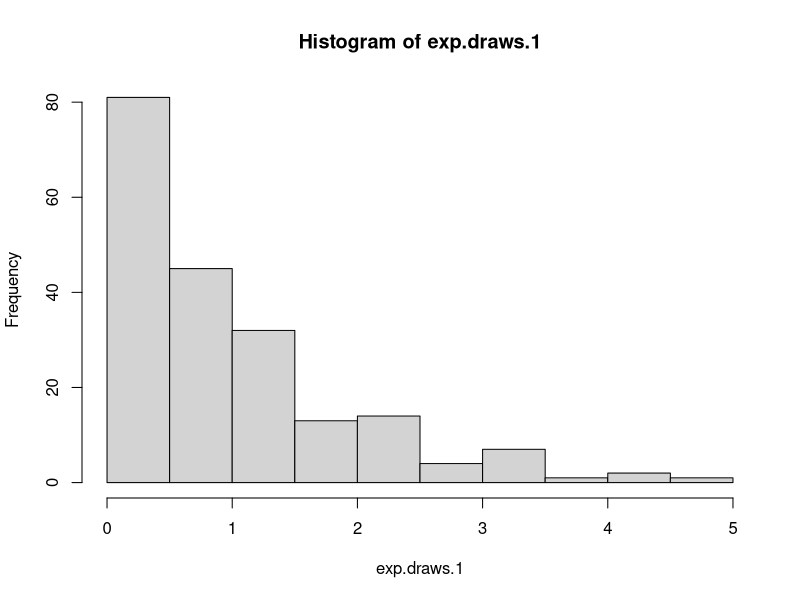
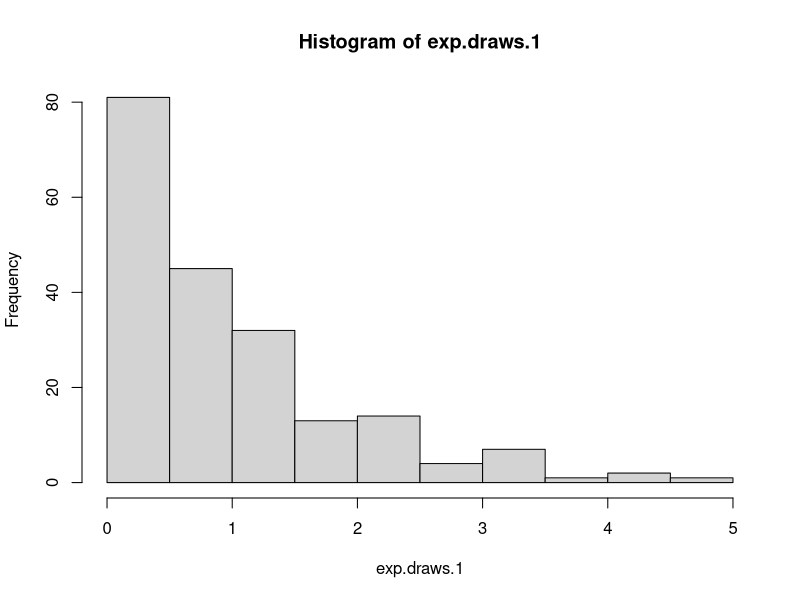
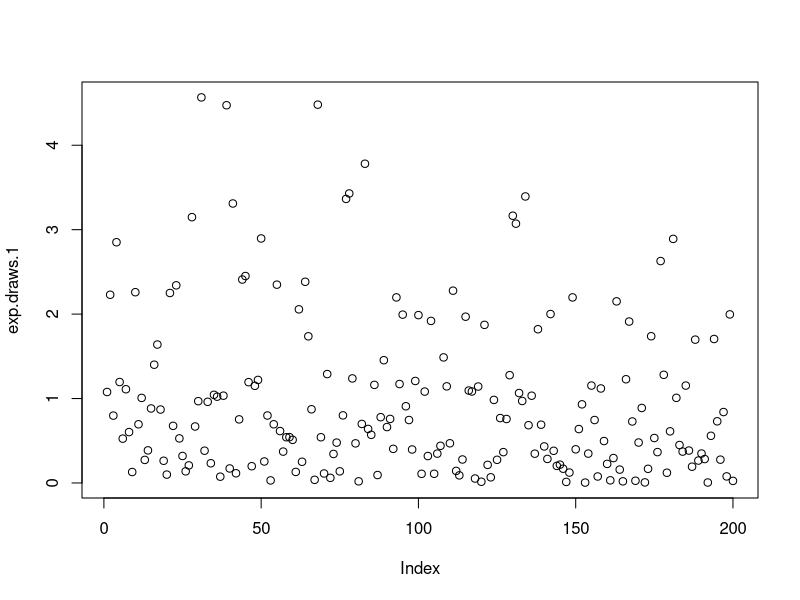
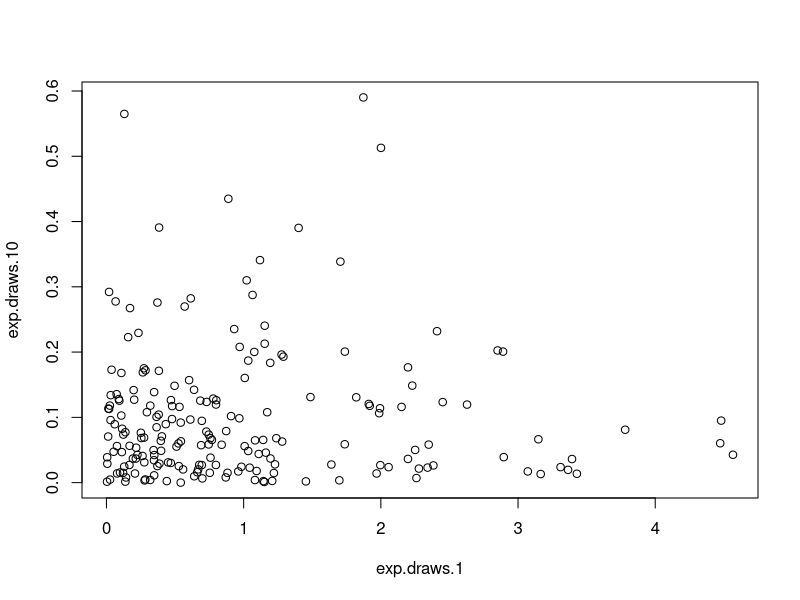
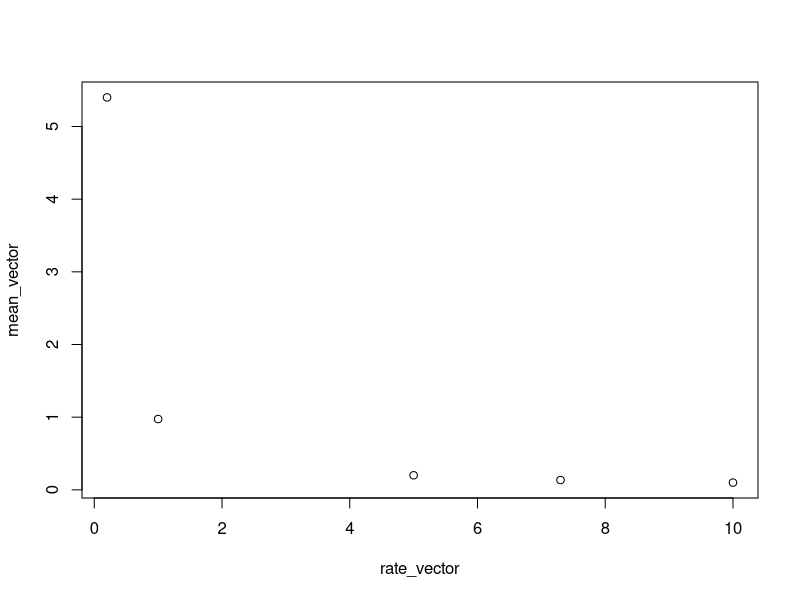
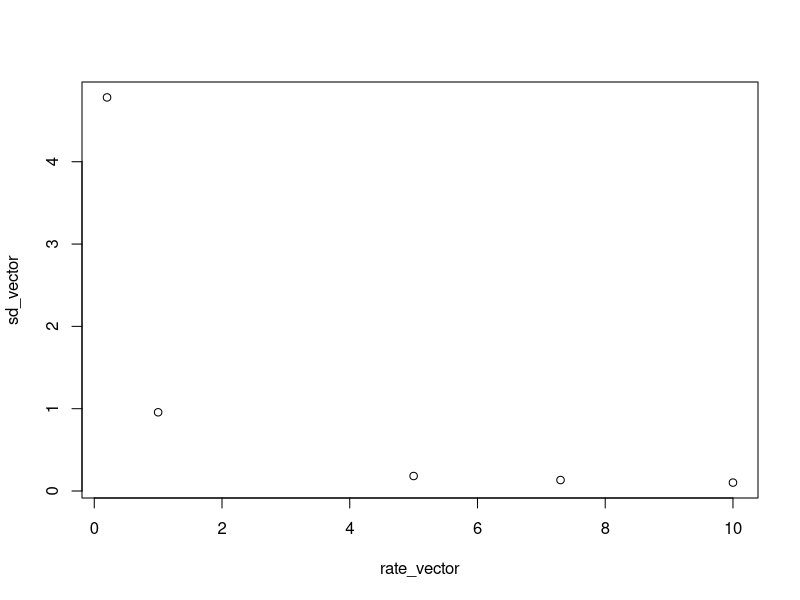
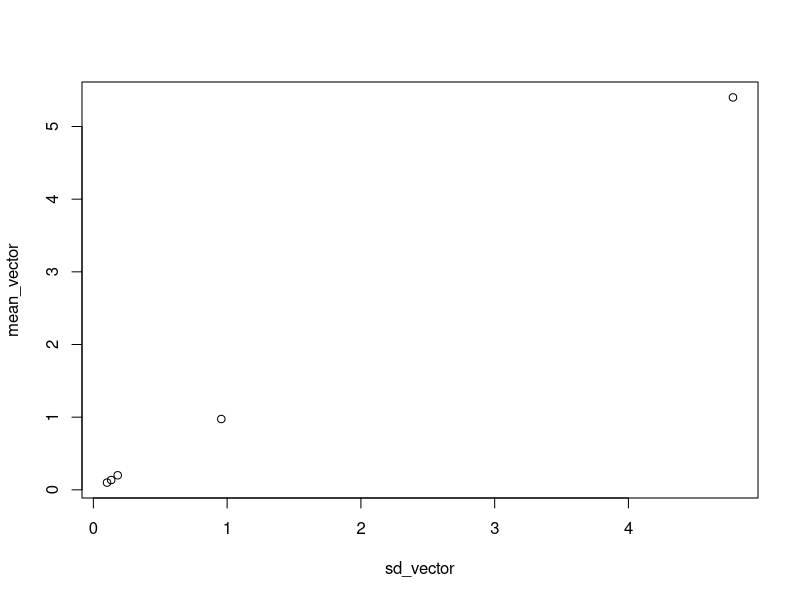
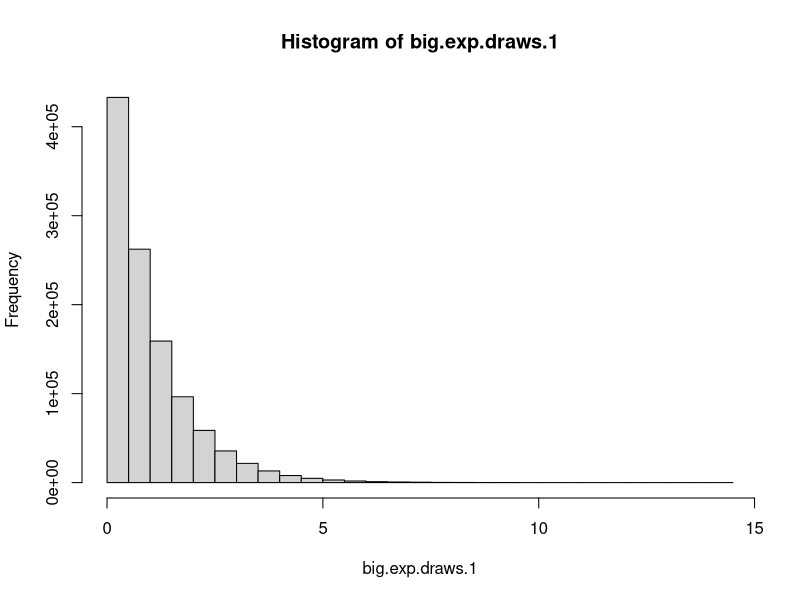

Generate these figures, in order, with R:
## ---- chunk 1
knitr::opts_chunk$set(echo = TRUE)
## ---- chunk 2
#Generate 200 random values from the standard exponential dist.
#standard exponential distribution has lambda = 1. 
exp.draws.1 = rexp(200)
mean_1 = mean(exp.draws.1)
sd_1 = sd(exp.draws.1)
## ---- chunk 3
#Repeat for rates lambda = 0.2
exp.draws.0.2 = rexp(200, rate = 0.2)
mean_0.2 = mean(exp.draws.0.2)
sd_0.2 = sd(exp.draws.0.2)

#lambda = 5
exp.draws.5 = rexp(200, rate = 5)
mean_5 = mean(exp.draws.5)
sd_5 = sd(exp.draws.5)

#lambda = 7.3 
exp.draws.7.3 = rexp(200, rate = 7.3)
mean_7.3 = mean(exp.draws.7.3)
sd_7.3 = sd(exp.draws.7.3)

#lambda = 10
exp.draws.10 = rexp(200, rate = 10)
mean_10 = mean(exp.draws.10)
sd_10 = sd(exp.draws.10)
## ---- chunk 4
#Part A:
big.exp.draws.1 = rexp(1100000)
big_mean = mean(big.exp.draws.1)
big_sd = sd(big.exp.draws.1)
## ---- chunk 5
#Part C:
greater_than_1_mean = mean(big.exp.draws.1[which(big.exp.draws.1 > 1)])
## ---- chunk 6
#Part D:
big.exp.draws.1.mat = matrix(data = big.exp.draws.1, nrow = 1100, ncol = 1000)
## ---- chunk 7
#Part E: 
col_371_mean = mean(big.exp.draws.1.mat[, 371])
## ---- chunk 8
#Generate 200 random values from the standard exponential dist.
#standard exponential distribution has lambda = 1. 
exp.draws.1 = rexp(200)
mean_1 = mean(exp.draws.1)
sd_1 = sd(exp.draws.1)
median_1 = median(exp.draws.1)

#Repeat for rates lambda = 0.2
exp.draws.0.2 = rexp(200, rate = 0.2)
mean_0.2 = mean(exp.draws.0.2)
sd_0.2 = sd(exp.draws.0.2)

#lambda = 5
exp.draws.5 = rexp(200, rate = 5)
mean_5 = mean(exp.draws.5)
sd_5 = sd(exp.draws.5)

#lambda = 7.3
exp.draws.7.3 = rexp(200, rate = 7.3)
mean_7.3 = mean(exp.draws.7.3)
sd_7.3 = sd(exp.draws.7.3)

#lambda = 10
exp.draws.10 = rexp(200, rate = 10)
mean_10 = mean(exp.draws.10)
sd_10 = sd(exp.draws.10)

#Histogram of standard exponential distribution
hist(exp.draws.1)
hist_1 = hist(exp.draws.1)
stopping_point = round(median_1/hist_1[["breaks"]][2])
count = sum(hist_1[["counts"]][1:stopping_point])
## ---- chunk 9
summary(exp.draws.1)
## ---- chunk 10
#Plot values generated by the standard exponential dist. in the order they were generated
plot(exp.draws.1)
## ---- chunk 11
#Scatter plot between the standard distribution and the exponential distribution with lambda = 10
plot(exp.draws.1, exp.draws.10)
## ---- chunk 12
#Scatterplots from mean vector of previous distribution
mean_vector = c(mean_1, mean_0.2, mean_5, mean_7.3, mean_10)
sd_vector = c(sd_1, sd_0.2, sd_5, sd_7.3, sd_10)
rate_vector = c(1, 0.2, 5, 7.3, 10)
plot(rate_vector, mean_vector) #part a
## ---- chunk 13
plot(rate_vector, sd_vector) #part b
## ---- chunk 14
plot(sd_vector, mean_vector) #part c
## ---- chunk 15
#Part A:
big.exp.draws.1 = rexp(1100000)
big_mean = mean(big.exp.draws.1)
big_sd = sd(big.exp.draws.1)
## ---- chunk 16
#Part B:
hist_1_big = hist(big.exp.draws.1)
x = seq(0, 15, by = 0.1)
stop_point_2 = 2/hist_1_big[["breaks"]][[2]]
count_2 = sum(hist_1_big[["counts"]][1:stop_point_2])

## ---- chunk 17
pexp(0:10, rate = 1)
## ---- chunk 18
#Part C:
greater_than_1_mean = mean(big.exp.draws.1[which(big.exp.draws.1 > 1)])
## ---- chunk 19
#Part D:
big.exp.draws.1.mat = matrix(data = big.exp.draws.1, nrow = 1100, ncol = 1000)
big_hist = hist(big.exp.draws.1.mat)
## ---- chunk 20
#Part E: 
col_371_mean = mean(big.exp.draws.1.mat[, 371])
## ---- chunk 21
#Part F:
col_means = colMeans(big.exp.draws.1.mat)
hist(col_means)

